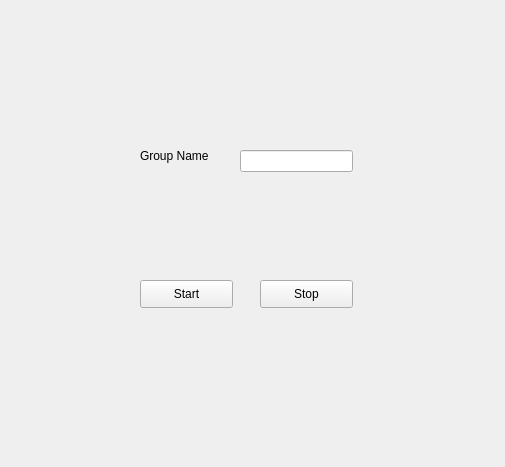
<?xml version="1.0" encoding="UTF-8"?>
<ui version="4.0">
 <class>Frame</class>
 <widget class="QFrame" name="Frame">
  <property name="geometry">
   <rect>
    <x>0</x>
    <y>0</y>
    <width>505</width>
    <height>467</height>
   </rect>
  </property>
  <property name="windowTitle">
   <string>Frame</string>
  </property>
  <widget class="QLabel" name="GroupLabel">
   <property name="geometry">
    <rect>
     <x>140</x>
     <y>140</y>
     <width>91</width>
     <height>31</height>
    </rect>
   </property>
   <property name="text">
    <string>Group Name</string>
   </property>
  </widget>
  <widget class="QPushButton" name="startButton">
   <property name="geometry">
    <rect>
     <x>140</x>
     <y>280</y>
     <width>93</width>
     <height>28</height>
    </rect>
   </property>
   <property name="text">
    <string>Start</string>
   </property>
  </widget>
  <widget class="QPushButton" name="stopButton">
   <property name="geometry">
    <rect>
     <x>260</x>
     <y>280</y>
     <width>93</width>
     <height>28</height>
    </rect>
   </property>
   <property name="text">
    <string>Stop</string>
   </property>
  </widget>
  <widget class="QLineEdit" name="GroupInput">
   <property name="geometry">
    <rect>
     <x>240</x>
     <y>150</y>
     <width>113</width>
     <height>22</height>
    </rect>
   </property>
  </widget>
 </widget>
 <resources/>
 <connections/>
</ui>
